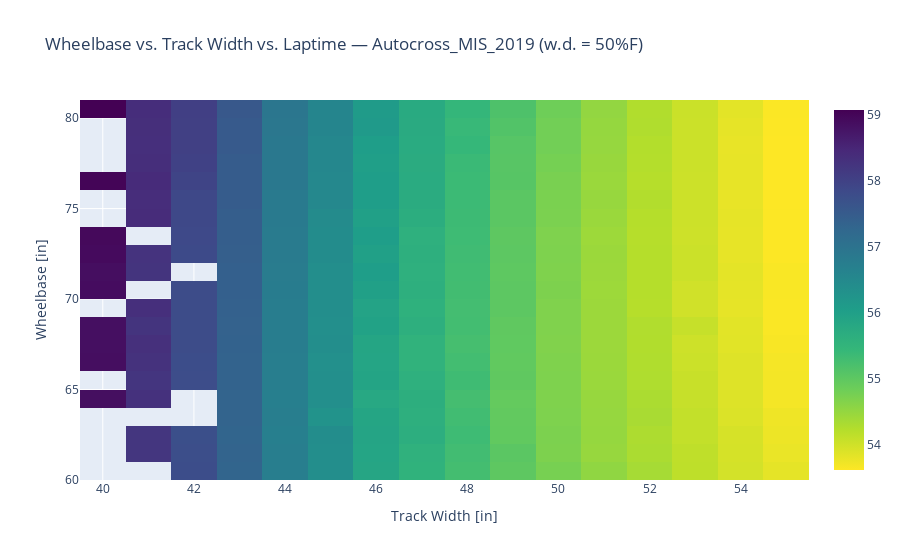

Source (notebook cell):
### Markdown cell above
# Autocross

### Code cell
name = "Autocross_MIS_2019"
fig = show_laptimes(3, name)
fig.write_image("{}.png".format(name), width=1000, height=500)
fig.show()

### Figure 1 — Plotly figure (JSON) as saved in the notebook; plotly's stock layout.template omitted (floating-point values rounded to 4 significant figures; data arrays with more than 128 entries replaced by an {"elided": "..."} marker saying what was removed)
{"data": [{"colorscale": [[0, "#fde725"], [0.1111, "#b5de2b"], [0.2222, "#6ece58"], [0.3333, "#35b779"], [0.4444, "#1f9e89"], [0.5556, "#26828e"], [0.6667, "#31688e"], [0.7778, "#3e4989"], [0.8889, "#482878"], [1, "#440154"]], "hoverongaps": false, "type": "heatmap", "x": [40, 41, 42, 43, 44, 45, 46, 47, 48, 49, 50, 51, 52, 53, 54, 55], "y": [60.5, 61.5, 62.5, 63.5, 64.5, 65.5, 66.5, 67.5, 68.5, 69.5, 70.5, 71.5, 72.5, 73.5, 74.5, 75.5, 76.5, 77.5, 78.5, 79.5, 80.5], "z": {"elided": "21x16 float values"}}], "layout": {"title": {"text": "Wheelbase vs. Track Width vs. Laptime — Autocross_MIS_2019 (w.d. = 50%F)"}, "xaxis": {"title": {"text": "Track Width [in]"}}, "yaxis": {"title": {"text": "Wheelbase [in]"}}}}
